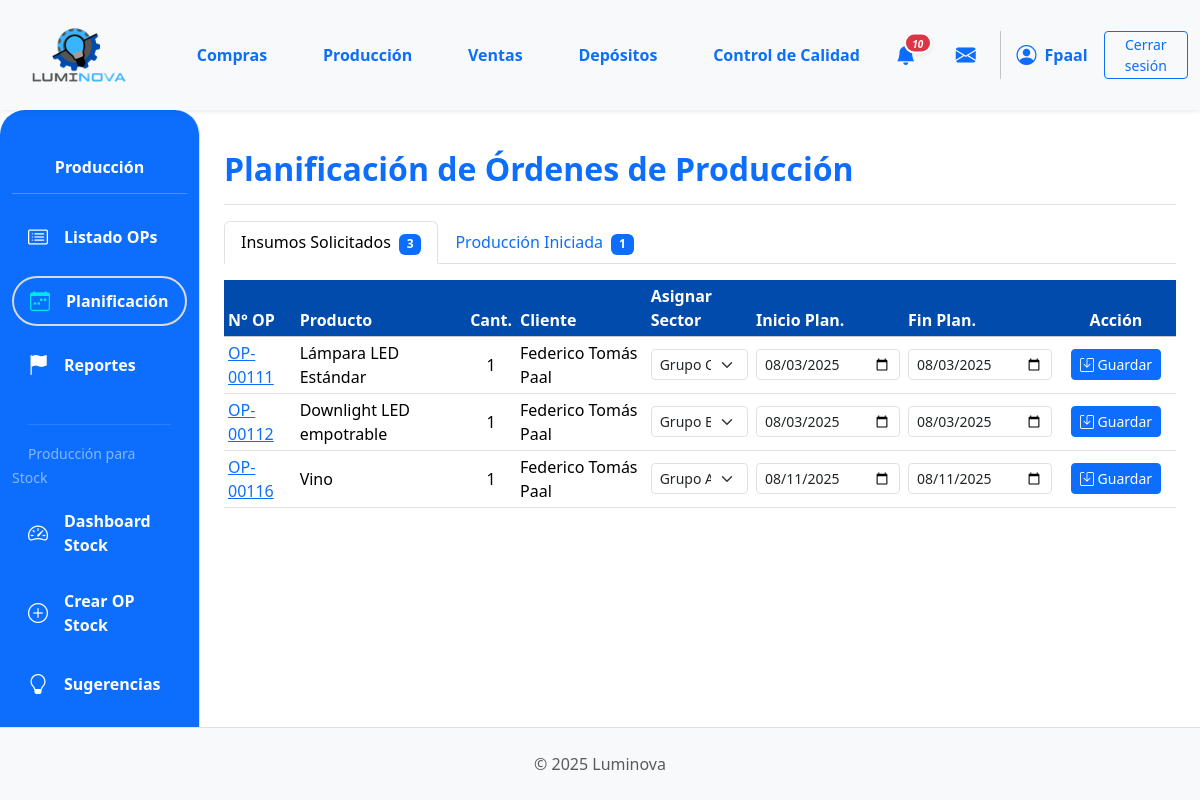
Page /produccion/produccion/planificacion/ (signed in) on the committed database.
### App_LUMINOVA/models.py (models this page shows, shortened)
class OrdenProduccion(models.Model):
    TIPO_OP_CHOICES = [
        ('MTO', 'Make to Order (Bajo Demanda)'),
        ('MTS', 'Make to Stock (Para Stock)'),
    ]
    numero_op = models.CharField(
        max_length=20, unique=True, verbose_name="N° Orden de Producción"
    )
    tipo_orden = models.CharField(
        max_length=3,
        choices=TIPO_OP_CHOICES,
        default='MTO',
        verbose_name="Tipo de Orden",
        help_text="MTO: Producción bajo demanda vinculada a una OV, MTS: Producción para stock"
    )
    orden_venta_origen = models.ForeignKey(
        OrdenVenta,
        on_delete=models.SET_NULL,
        null=True,
        blank=True,
        related_name="ops_generadas",
        help_text="Solo para órdenes MTO (Make to Order)"
    )
    producto_a_producir = models.ForeignKey(
        ProductoTerminado, on_delete=models.PROTECT, related_name="ordenes_produccion"
    )
    cantidad_a_producir = models.PositiveIntegerField()
    estado_op = models.ForeignKey(
        EstadoOrden,
        on_delete=models.SET_NULL,
        null=True,
        blank=True,
        related_name="ops_estado",
    )
    fecha_solicitud = models.DateTimeField(default=timezone.now)
    fecha_inicio_real = models.DateTimeField(null=True, blank=True)
    fecha_inicio_planificada = models.DateField(null=True, blank=True)
    fecha_fin_real = models.DateTimeField(null=True, blank=True)
    fecha_fin_planificada = models.DateField(null=True, blank=True)
    sector_asignado_op = models.ForeignKey(
        SectorAsignado,
        on_delete=models.SET_NULL,
        null=True,
        blank=True,
        related_name="ops_sector",
    )
    notas = models.TextField(null=True, blank=True, verbose_name="Notas")
    def get_estado_op_display(self):
        if self.estado_op:
            return self.estado_op.nombre
        return "Sin Estado Asignado"

class EstadoOrden(models.Model):
    nombre = models.CharField(max_length=50, unique=True)

class ProductoTerminado(models.Model):
    descripcion = models.CharField(max_length=255)  # Aumentado max_length
    categoria = models.ForeignKey(
        CategoriaProductoTerminado,
        on_delete=models.PROTECT,
        related_name="productos_terminados",
    )
    precio_unitario = models.DecimalField(max_digits=10, decimal_places=2, default=0.00)
    stock = models.IntegerField(default=0)
    stock_minimo = models.IntegerField(
        default=0,
        verbose_name="Stock Mínimo",
        help_text="Nivel mínimo de stock que debe mantenerse (punto de reorden)"
    )
    stock_objetivo = models.IntegerField(
        default=0,
        verbose_name="Stock Objetivo",
        help_text="Nivel deseado de stock después de reabastecer"
    )
    produccion_habilitada = models.BooleanField(
        default=True,
        verbose_name="Habilitado para Producción",
        help_text="Indica si este producto puede ser producido para stock"
    )
    modelo = models.CharField(max_length=50, blank=True, null=True)
    potencia = models.IntegerField(blank=True, null=True)
    acabado = models.CharField(max_length=50, blank=True, null=True)
    color_luz = models.CharField(max_length=50, blank=True, null=True)
    material = models.CharField(max_length=50, blank=True, null=True)
    imagen = models.ImageField(null=True, blank=True, upload_to="productos_terminados/")
    deposito = models.ForeignKey(
        "Deposito",
        on_delete=models.PROTECT,
        related_name="productos_terminados",
        null=True,
        blank=True,
        help_text="Depósito al que pertenece este producto terminado",
    )

class OrdenVenta(models.Model):
    ESTADO_CHOICES = [
        ("PENDIENTE", "Pendiente Confirmación"),
        ("CONFIRMADA", "Confirmada (Esperando Producción)"),
        ("INSUMOS_SOLICITADOS", "Insumos Solicitados"),
        ("PRODUCCION_INICIADA", "Producción Iniciada"),
        ("PRODUCCION_CON_PROBLEMAS", "Producción con Problemas"),
        ("LISTA_ENTREGA", "Lista para Entrega"),
        ("COMPLETADA", "Completada/Entregada"),
        ("CANCELADA", "Cancelada"),
    ]
    numero_ov = models.CharField(
        max_length=20, unique=True, verbose_name="N° Orden de Venta"
    )
    cliente = models.ForeignKey(
        Cliente, on_delete=models.PROTECT, related_name="ordenes_venta"
    )
    fecha_creacion = models.DateTimeField(default=timezone.now)
    estado = models.CharField(
        max_length=50, choices=ESTADO_CHOICES, default="PENDIENTE"
    )
    total_ov = models.DecimalField(
        max_digits=12, decimal_places=2, default=0.00, verbose_name="Total OV"
    )
    notas = models.TextField(blank=True, null=True)

class Cliente(models.Model):
    nombre = models.CharField(max_length=150, unique=True)
    direccion = models.TextField(blank=True)
    telefono = models.CharField(max_length=25, blank=True)
    email = models.EmailField(unique=True, null=True, blank=True)

class SectorAsignado(models.Model):
    nombre = models.CharField(max_length=50, unique=True)

### App_LUMINOVA/views_producción.py (the view, shortened to what this page needs)
@login_required
def planificacion_produccion_view(request):
    estados_finales = ["Completada", "Cancelada"]
    ops_queryset = (
        OrdenProduccion.objects.exclude(estado_op__nombre__in=estados_finales)
        .select_related(
            "producto_a_producir",
            "orden_venta_origen__cliente",
            "estado_op",
            "sector_asignado_op",
        )
        .order_by("estado_op__nombre", "fecha_solicitud")
    )
    from collections import OrderedDict
    ops_por_estado = OrderedDict()
    for op in ops_queryset:
        estado = op.get_estado_op_display()
        if estado not in ops_por_estado:
            ops_por_estado[estado] = []
        ops_por_estado[estado].append(op)
    sectores = SectorAsignado.objects.all().order_by("nombre")
    context = {
        "ops_por_estado": ops_por_estado,
        "sectores_list": sectores,
        "titulo_seccion": "Planificación de Órdenes de Producción",
    }
    return render(request, "produccion/planificacion.html", context)

### App_LUMINOVA/context_processors.py (called while the page is built)
def puede_ver_deposito_sidebar(request):
    user = getattr(request, 'user', None)
    if not user or not user.is_authenticated:
        return {'puede_ver_deposito_sidebar': False}
    if user.is_superuser:
        return {'puede_ver_deposito_sidebar': True}
    tiene_depositos = UsuarioDeposito.objects.filter(usuario=user).exists()
    if user.groups.filter(name='Depósito').exists() and tiene_depositos:
        return {'puede_ver_deposito_sidebar': True}
    return {'puede_ver_deposito_sidebar': False}

### App_LUMINOVA/models.py (called while the page is built)
    @staticmethod
    def pedidos_por_deposito(deposito_id):
        return Orden.objects.filter(insumo_principal__deposito_id=deposito_id)

    @staticmethod
    def solicitudes_por_deposito(deposito_id):
        return OrdenProduccion.objects.filter(producto_a_producir__deposito_id=deposito_id)

### App_LUMINOVA/templates/produccion/planificacion.html (shortened to what this page needs)
{% extends 'padre.html' %}
{% load static %}
{% load django_bootstrap5 %}
{% block sidebar_content %}
    {% include 'produccion/produccion_sidebar.html' %}
{% endblock %}
{% block content %}
<div class="d-flex justify-content-between flex-wrap flex-md-nowrap align-items-center pt-3 pb-2 mb-3 border-bottom">
    <h1 class="h2 fw-bold text-primary">{{ titulo_seccion }}</h1>
</div>
{% if ops_por_estado %}
<ul class="nav nav-tabs" id="opTabs" role="tablist">
  {% for estado, ops in ops_por_estado.items %}
    <li class="nav-item" role="presentation">
      <button class="nav-link {% if forloop.first %}active{% endif %}" id="tab-{{ estado|slugify }}" data-bs-toggle="tab" data-bs-target="#tab-content-{{ estado|slugify }}" type="button" role="tab" aria-controls="tab-content-{{ estado|slugify }}" aria-selected="{% if forloop.first %}true{% else %}false{% endif %}">
        {{ estado }} <span class="badge bg-primary ms-1">{{ ops|length }}</span>
      </button>
    </li>
  {% endfor %}
</ul>
<div class="tab-content mt-3" id="opTabsContent">
  {% for estado, ops in ops_por_estado.items %}
    <div class="tab-pane fade {% if forloop.first %}show active{% endif %}" id="tab-content-{{ estado|slugify }}" role="tabpanel" aria-labelledby="tab-{{ estado|slugify }}">
      <div class="table-responsive">
        <table class="table table-sm table-hover align-middle">
          <thead class="table-light">
            <tr>
              <th style="background-color: #014BAC; color: white;">N° OP</th>
              <th style="background-color: #014BAC; color: white;">Producto</th>
              <th class="text-center" style="background-color: #014BAC; color: white;">Cant.</th>
              <th style="background-color: #014BAC; color: white;">Cliente</th>
              <th style="background-color: #014BAC; color: white;">Asignar Sector</th>
              <th style="background-color: #014BAC; color: white;">Inicio Plan.</th>
              <th style="background-color: #014BAC; color: white;">Fin Plan.</th>
              <th class="text-center" style="width: 120px; background-color: #014BAC; color: white;">Acción</th>
            </tr>
          </thead>
          <tbody>
            {% for op in ops %}
            <form method="post" action="{% url 'App_LUMINOVA:planificacion_produccion' %}">
              <tr>
                <td><a href="{% url 'App_LUMINOVA:produccion_detalle_op' op.id %}">{{ op.numero_op }}</a></td>
                <td>{{ op.producto_a_producir.descripcion|truncatechars:25 }}</td>
                <td class="text-center">{{ op.cantidad_a_producir }}</td>
                <td>{{ op.orden_venta_origen.cliente.nombre|default_if_none:"N/A" }}</td>
                <td>
                  <select name="sector_asignado_op" class="form-select form-select-sm">
                    {% for sector in sectores_list %}
                    <option value="{{ sector.id }}" {% if op.sector_asignado_op == sector %}selected{% endif %}>
                      {{ sector.nombre }}
                    </option>
                    {% endfor %}
                  </select>
                </td>
                <td>
                  <input type="date" name="fecha_inicio_planificada" value="{{ op.fecha_inicio_planificada|date:'Y-m-d'|default:'' }}" class="form-control form-control-sm">
                </td>
                <td>
                  <input type="date" name="fecha_fin_planificada" value="{{ op.fecha_fin_planificada|date:'Y-m-d'|default:'' }}" class="form-control form-control-sm">
                </td>
                <td class="text-center">
                  <button type="submit" class="btn btn-primary btn-sm">
                    <i class="bi bi-save"></i> Guardar
                  </button>
                </td>
              </tr>
            </form>
            {% endfor %}
          </tbody>
        </table>
      </div>
    </div>
  {% endfor %}
</div>
{% else %}
    <div class="alert alert-success mt-3" role="alert">
        <i class="bi bi-check-circle-fill"></i> ¡Excelente! No hay órdenes de producción activas para planificar.
    </div>
{% endif %}
{% endblock %}

### App_LUMINOVA/templates/shared/header.html (shortened to what this page needs)
{% load static %}
<header>
    <nav class="navbar navbar-expand-lg navbar-light bg-light shadow-sm p-0">
        <div class="container-fluid d-flex align-items-center">
            <div class="col-md-3 col-lg-1">
                <a class="navbar-brand d-flex align-items-center ms-3" href="{% url 'App_LUMINOVA:dashboard' %}">
                    <img src="{% static 'img/logo.png' %}" alt="Luminova Logo" height="100" width="100" class="d-inline-block align-text-top me-2">
                </a>
            </div>
            <div class="collapse navbar-collapse" id="navbarContent" style="padding-left: 5%;">
                <ul class="navbar-nav mb-2 mb-lg-0 d-flex justify-content-around w-100">
                    <li class="nav-item"><a class="nav-link text-primary fw-bold" href="{% url 'App_LUMINOVA:compras_lista_oc' %} ">Compras</a></li>
                    <li class="nav-item"><a class="nav-link text-primary fw-bold" href="{% url 'App_LUMINOVA:produccion_principal' %}">Producción</a></li>
                    <li class="nav-item"><a class="nav-link text-primary fw-bold" href="{% url 'App_LUMINOVA:ventas_lista_ov' %}">Ventas</a></li>
                    <li class="nav-item"><a class="nav-link text-primary fw-bold" href="{% url 'App_LUMINOVA:seleccionar_deposito' %}">Depósitos</a></li>
                    <li class="nav-item"><a class="nav-link text-primary fw-bold" href="{% url 'App_LUMINOVA:control_calidad_view' %}">Control de Calidad</a></li>
                </ul>
                <div class="navbar-nav ms-auto d-flex flex-row align-items-center">
                    {% if user.is_authenticated %}
                        <div class="nav-item dropdown me-3">
                            <a class="nav-link px-2 position-relative d-flex align-items-center" href="#" role="button" data-bs-toggle="dropdown" aria-expanded="false" title="Notificaciones">
                                <i class="bi bi-bell-fill fs-5 text-primary">
                                    {% if total_notificaciones > 0 %}
                                    <span class="position-absolute translate-middle badge rounded-pill bg-danger shadow-sm" style="font-size: 0.5em; min-width:18px; border:2px solid #fff; margin-top: 3px; margin-left: 2px; display: inline-block; text-align: center;">{{ total_notificaciones }}</span>
                                    {% endif %}
                                </i>
                            </a>
                        </div>
                        <div class="nav-item dropdown ms-2" id="dropdown-mensajes">
                            <a class="nav-link px-2 position-relative d-flex align-items-center" href="#" id="mensajesDropdown" role="button" data-bs-toggle="dropdown" aria-expanded="false" title="Mensajes">
                                <i class="bi bi-envelope-fill fs-5 text-primary"></i>
                            </a>
                        </div>
                        <div class="nav-item d-flex align-items-center">
                             <i class="bi bi-person-circle fs-5 text-primary"></i>
                             <span class="ms-2 fw-bold text-primary">{{ user.first_name|default:user.username|capfirst }}</span>
                        </div>
                        <div class="nav-item ms-3">
                            <a class="btn btn-outline-primary btn-sm btn-CS" href="#" id="logout-btn">Cerrar sesión</a>
                        </div>
                    {% endif %}
                </div>
            </div>
        </div>
    </nav>
</header>

### App_LUMINOVA/static/css/custom.css (style rules this page uses)
html, body { height: 100%; margin: 0; }
body { display: flex; flex-direction: column; min-height: 100vh; }

### App_LUMINOVA/templates/shared/header.html (style rules this page uses)
.btn-CS { --bs-btn-padding-x: 1.25rem; --bs-btn-padding-y: 0.15rem; }

### rows in the picture
OrdenProduccion: nombre "Insumos Solicitados", ops "3", numero_op "OP-00111", producto_a_producir.descripcion "Lámpara LED Estándar", cantidad_a_producir "1", orden_venta_origen.cliente.nombre "Federico Tomás Paal", sector_asignado_op "Grupo C", fecha_inicio_planificada "08/03/2025", fecha_fin_planificada "08/03/2025"
OrdenProduccion: nombre "Producción Iniciada", ops "1"
OrdenProduccion: numero_op "OP-00112", producto_a_producir.descripcion "Downlight LED empotrable", cantidad_a_producir "1", orden_venta_origen.cliente.nombre "Federico Tomás Paal", sector_asignado_op "Grupo B", fecha_inicio_planificada "08/03/2025", fecha_fin_planificada "08/03/2025"
OrdenProduccion: numero_op "OP-00116", producto_a_producir.descripcion "Vino", cantidad_a_producir "1", orden_venta_origen.cliente.nombre "Federico Tomás Paal", sector_asignado_op "Grupo A", fecha_inicio_planificada "08/11/2025", fecha_fin_planificada "08/11/2025"

### other values in the picture
{{ total_notificaciones }} "10"
{{ user.first_name|default:user.username|capfirst }} "Fpaal"
{{ titulo_seccion }} "Planificación de Órdenes de Producción"
